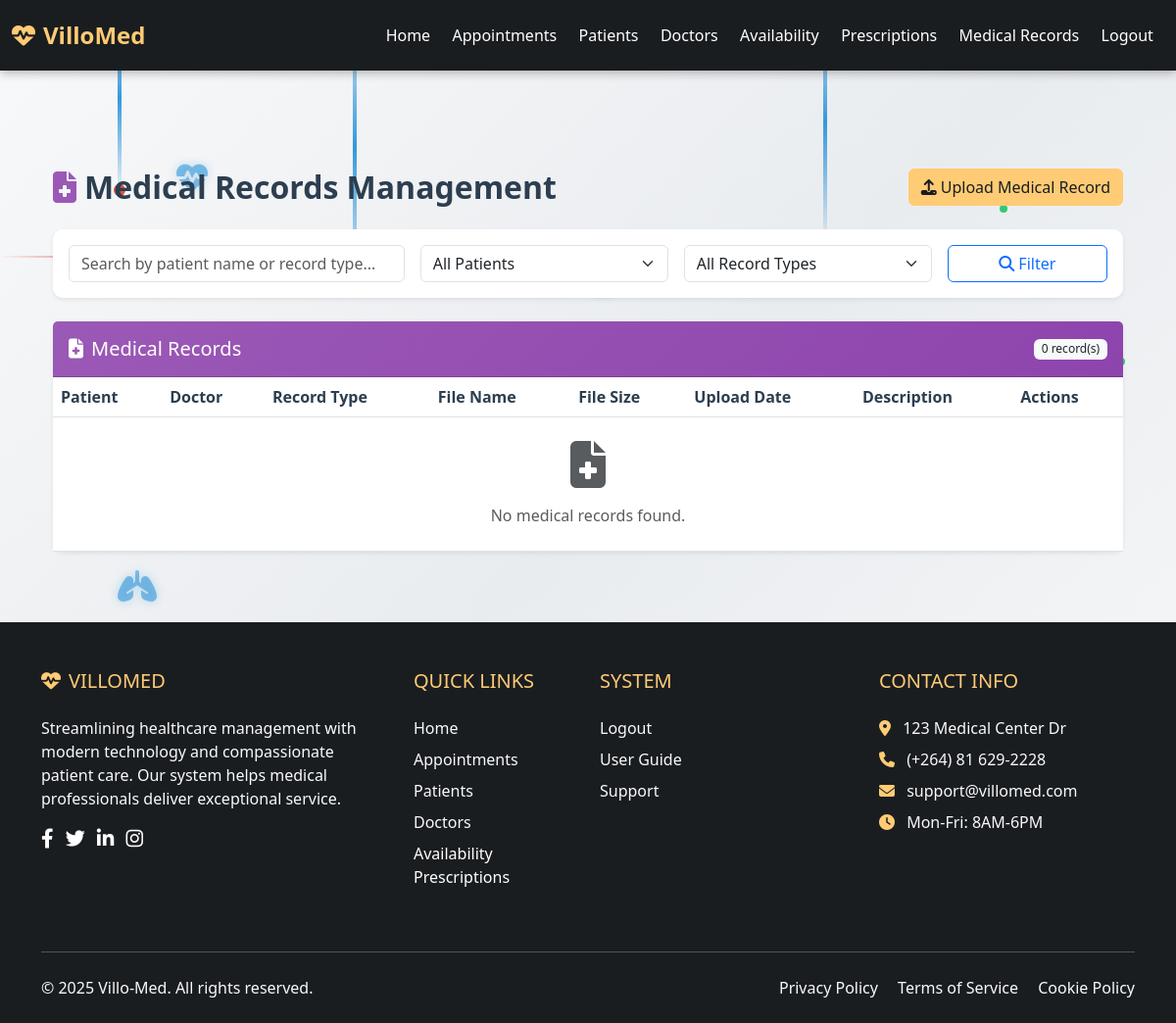
Page /medical_records (signed in) on the earlier database version.
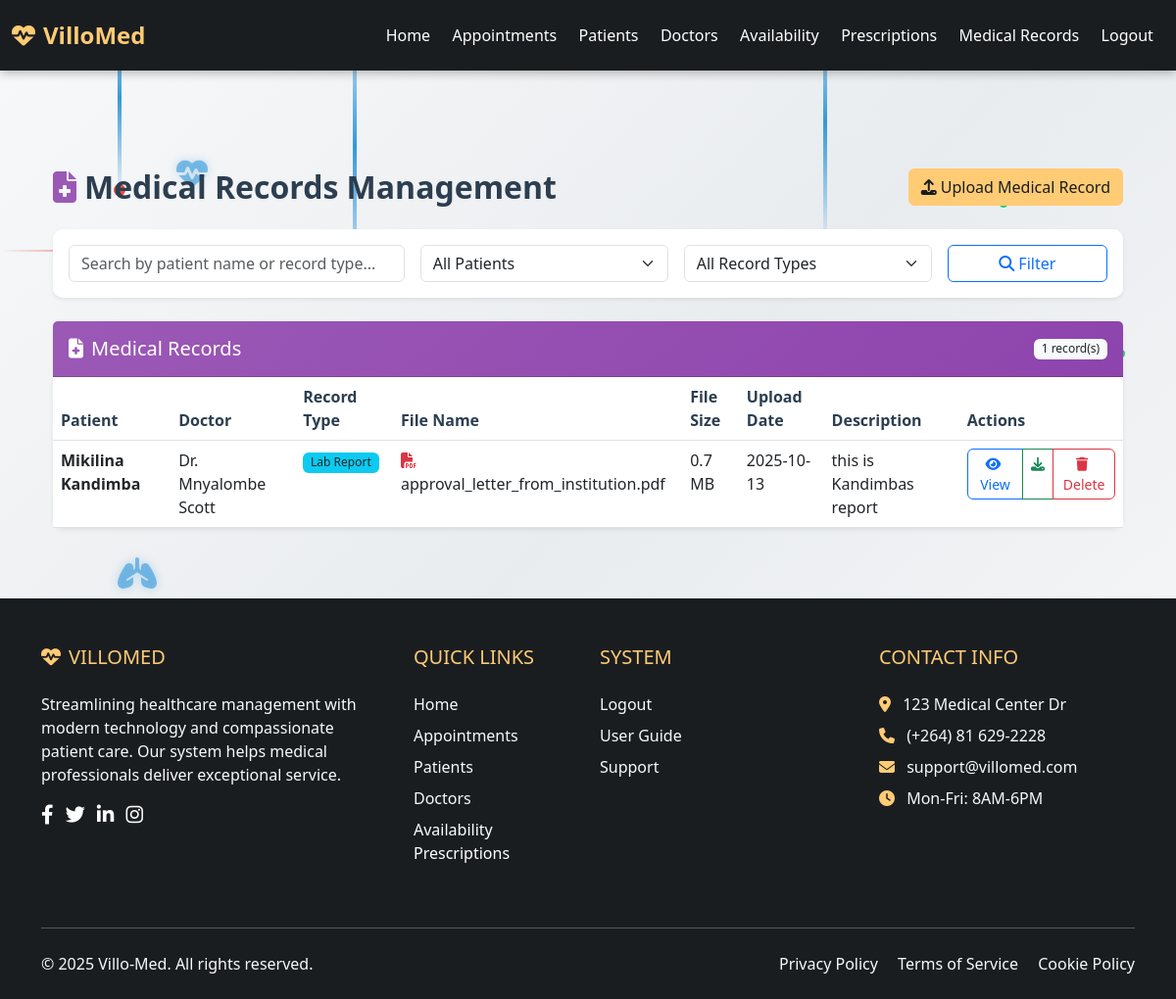
Same page on the later database version.
### models.py (models this page shows, shortened)
class MedicalRecord(db.Model):
    __tablename__ = 'medical_record'
    id = db.Column(db.Integer, primary_key=True)
    patient_id = db.Column(db.Integer, db.ForeignKey('patient.id'), nullable=False)
    doctor_id = db.Column(db.Integer, db.ForeignKey('doctor.id'), nullable=False)
    record_type = db.Column(db.String(100), nullable=False)  # e.g., 'Lab Report', 'X-Ray', 'Prescription', 'Medical History'
    file_name = db.Column(db.String(255), nullable=False)
    file_path = db.Column(db.String(500), nullable=False)
    file_size = db.Column(db.Integer)  # Size in bytes
    description = db.Column(db.Text)
    upload_date = db.Column(db.DateTime, default=datetime.utcnow)
    date_created = db.Column(db.DateTime, default=datetime.utcnow)
    patient = db.relationship('Patient', backref=db.backref('medical_records', lazy=True))
    doctor = db.relationship('Doctor', backref=db.backref('medical_records', lazy=True))
    def get_file_extension(self):
        return os.path.splitext(self.file_name)[1].lower()
    def is_image(self):
        image_extensions = ['.jpg', '.jpeg', '.png', '.gif', '.bmp', '.tiff']
        return self.get_file_extension() in image_extensions
    def is_pdf(self):
        return self.get_file_extension() == '.pdf'
    def can_preview(self):
        return self.is_image() or self.is_pdf()

class Patient(db.Model):
    __tablename__ = 'patient'
    id = db.Column(db.Integer, primary_key=True)
    first_name = db.Column(db.String(50), nullable=False)
    surname = db.Column(db.String(50), nullable=False)
    date_of_birth = db.Column(db.Date, nullable=False)  # Store date of birth
    gender = db.Column(db.String(10))
    phone = db.Column(db.String(15))
    date_created = db.Column(db.DateTime, default=datetime.utcnow)  # New field for creation date
    appointments = db.relationship('Appointment', back_populates='patient')
    prescriptions = db.relationship('Prescription', back_populates='patient')

class Doctor(db.Model):
    __tablename__ = 'doctor'
    id = db.Column(db.Integer, primary_key=True)
    first_name = db.Column(db.String(50), nullable=False)
    surname = db.Column(db.String(50), nullable=False)
    specialization = db.Column(db.String(50))
    date_created = db.Column(db.DateTime, default=datetime.utcnow)
    appointments = db.relationship('Appointment', back_populates='doctor')
    prescriptions = db.relationship('Prescription', back_populates='doctor')
    @property
    def name(self):
        return f"{self.first_name} {self.surname}"

### app.py (the view, shortened to what this page needs)
@app.route('/medical_records')
@login_required
def medical_records():
    search_query = request.args.get('search', '')
    patient_filter = request.args.get('patient_filter', '')
    record_type_filter = request.args.get('record_type', '')
    page = request.args.get('page', 1, type=int)
    per_page = 10
    query = MedicalRecord.query
    if patient_filter:
        query = query.filter(MedicalRecord.patient_id == patient_filter)
    if record_type_filter:
        query = query.filter(MedicalRecord.record_type == record_type_filter)
    medical_records_pagination = query.order_by(MedicalRecord.upload_date.desc()).paginate(
        page=page, per_page=per_page, error_out=False
    )
    total_pages = ceil(query.count() / per_page)
    all_patients = Patient.query.all()
    all_doctors = Doctor.query.all()
    return render_template('medical_records.html',
                         medical_records=medical_records_pagination.items,
                         all_patients=all_patients,
                         all_doctors=all_doctors,
                         search_query=search_query,
                         patient_filter=patient_filter,
                         record_type_filter=record_type_filter,
                         page=page,
                         total_pages=total_pages)

### app.py (called while the page is built)
@login_manager.user_loader
def load_user(user_id):
    return db.session.get(User, int(user_id))

### templates/medical_records.html (shortened to what the changed rows need)
{% extends "base.html" %}
{% block content %}
<div class="container my-4">
    <div class="d-flex justify-content-between align-items-center mb-4">
        <h2 class="mb-0" style="color: #2c3e50; font-weight: 600;">
            <i class="fas fa-file-medical me-2" style="color: #9b59b6;"></i>Medical Records Management
        </h2>
    </div>
    <div class="card shadow-sm">
        <div class="card-header py-3 d-flex justify-content-between align-items-center" style="background: linear-gradient(135deg, #9b59b6, #8e44ad); color: white;">
            <h5 class="mb-0"><i class="fas fa-file-medical me-2"></i>Medical Records</h5>
            <span class="badge bg-light text-dark">{{ medical_records|length }} record(s)</span>
        </div>
        <div class="card-body p-0">
            <div class="table-responsive">
                <table class="table table-hover mb-0">
                    <thead style="background-color: #ecf0f1;">
                        <tr>
                            <th>Patient</th>
                            <th>Doctor</th>
                            <th>Record Type</th>
                            <th>File Name</th>
                            <th>File Size</th>
                            <th>Upload Date</th>
                            <th>Description</th>
                            <th>Actions</th>
                        </tr>
                    </thead>
                    <tbody>
                        {% for record in medical_records %}
                        <tr>
                            <td>
                                <strong>{{ record.patient.first_name }} {{ record.patient.surname }}</strong>
                            </td>
                            <td>Dr. {{ record.doctor.name }}</td>
                            <td>
                                <span class="badge bg-info text-dark">{{ record.record_type }}</span>
                            </td>
                            <td>
                                <i class="fas {{ 'fa-file-pdf text-danger' if record.is_pdf() else 'fa-image text-success' if record.is_image() else 'fa-file text-primary' }} me-2"></i>
                                {{ record.file_name }}
                            </td>
                            <td>
                                {% if record.file_size %}
                                    {{ "%.1f"|format(record.file_size / 1024 / 1024) }} MB
                                {% else %}
                                    <span class="text-muted">N/A</span>
                                {% endif %}
                            </td>
                            <td>{{ record.upload_date.strftime('%Y-%m-%d') }}</td>
                            <td>
                                {% if record.description %}
                                {{ record.description|truncate(30) }}
                                {% else %}
                                <span class="text-muted">No description</span>
                                {% endif %}
                            </td>
                            <td>
                                <div class="btn-group btn-group-sm">
                                    {% if record.can_preview() %}
                                    <button type="button" class="btn btn-outline-primary" data-bs-toggle="modal" data-bs-target="#viewRecordModal{{ record.id }}">
                                        <i class="fas fa-eye me-1"></i>View
                                    </button>
                                    {% else %}
                                    <a href="{{ url_for('download_medical_record', record_id=record.id) }}" class="btn btn-outline-primary">
                                        <i class="fas fa-download me-1"></i>Download
                                    </a>
                                    {% endif %}
                                    <a href="{{ url_for('download_medical_record', record_id=record.id) }}" class="btn btn-outline-success" title="Download">
                                        <i class="fas fa-download"></i>
                                    </a>
                                    <a href="{{ url_for('delete_medical_record', record_id=record.id) }}" class="btn btn-outline-danger" onclick="return confirm('Are you sure you want to delete this medical record?')">
                                        <i class="fas fa-trash me-1"></i>Delete
                                    </a>
                                </div>
                            </td>
                        </tr>
                        {% else %}
                        <tr>
                            <td colspan="8" class="text-center py-4">
                                <i class="fas fa-file-medical fa-3x text-muted mb-3"></i>
                                <p class="text-muted mb-0">No medical records found.</p>
                            </td>
                        </tr>
                        {% endfor %}
                    </tbody>
                </table>
            </div>
        </div>
    </div>
</div>
{% endblock %}

Differences in the rows shown:
added MedicalRecord: patient.first_name "Mikilina", patient.surname "Kandimba", doctor.name "Mnyalombe Scott", record_type "Lab Report", file_name "approval_letter_from_institution.pdf", record.file_size/1024/1024 "0.7", upload_date "2025-10-13", description "this is Kandimbas report"
Other differences:
{{ medical_records|length }}: "0" → "1"
text no longer shown: "No medical records found."
